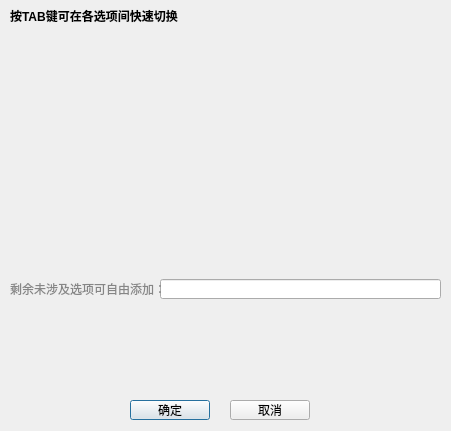
<?xml version="1.0" encoding="UTF-8"?>
<ui version="4.0">
 <class>GMT_psbasemap</class>
 <widget class="QDialog" name="GMT_psbasemap">
  <property name="geometry">
   <rect>
    <x>0</x>
    <y>0</y>
    <width>451</width>
    <height>431</height>
   </rect>
  </property>
  <property name="windowTitle">
   <string>Dialog</string>
  </property>
  <widget class="QWidget" name="verticalLayoutWidget">
   <property name="geometry">
    <rect>
     <x>10</x>
     <y>30</y>
     <width>431</width>
     <height>31</height>
    </rect>
   </property>
   <layout class="QVBoxLayout" name="J_Layout"/>
  </widget>
  <widget class="QLabel" name="label_2">
   <property name="geometry">
    <rect>
     <x>10</x>
     <y>7</y>
     <width>191</width>
     <height>16</height>
    </rect>
   </property>
   <property name="text">
    <string>&lt;html&gt;&lt;head/&gt;&lt;body&gt;&lt;p&gt;&lt;span style=&quot; font-weight:600;&quot;&gt;按TAB键可在各选项间快速切换&lt;/span&gt;&lt;/p&gt;&lt;/body&gt;&lt;/html&gt;</string>
   </property>
   <property name="textFormat">
    <enum>Qt::AutoText</enum>
   </property>
  </widget>
  <widget class="QWidget" name="verticalLayoutWidget_2">
   <property name="geometry">
    <rect>
     <x>10</x>
     <y>60</y>
     <width>431</width>
     <height>21</height>
    </rect>
   </property>
   <layout class="QVBoxLayout" name="R_Layout"/>
  </widget>
  <widget class="QWidget" name="verticalLayoutWidget_3">
   <property name="geometry">
    <rect>
     <x>10</x>
     <y>90</y>
     <width>431</width>
     <height>171</height>
    </rect>
   </property>
   <layout class="QVBoxLayout" name="B_Layout"/>
  </widget>
  <widget class="QPushButton" name="bok">
   <property name="geometry">
    <rect>
     <x>130</x>
     <y>400</y>
     <width>80</width>
     <height>20</height>
    </rect>
   </property>
   <property name="text">
    <string>确定</string>
   </property>
  </widget>
  <widget class="QPushButton" name="bexit">
   <property name="geometry">
    <rect>
     <x>230</x>
     <y>400</y>
     <width>80</width>
     <height>20</height>
    </rect>
   </property>
   <property name="text">
    <string>取消</string>
   </property>
  </widget>
  <widget class="QLineEdit" name="other_options">
   <property name="geometry">
    <rect>
     <x>160</x>
     <y>279</y>
     <width>281</width>
     <height>20</height>
    </rect>
   </property>
   <property name="text">
    <string/>
   </property>
  </widget>
  <widget class="QLabel" name="label_5">
   <property name="geometry">
    <rect>
     <x>10</x>
     <y>280</y>
     <width>161</width>
     <height>16</height>
    </rect>
   </property>
   <property name="text">
    <string>&lt;html&gt;&lt;head/&gt;&lt;body&gt;&lt;p&gt;&lt;span style=&quot; color:#868686;&quot;&gt;剩余未涉及选项可自由添加：&lt;/span&gt;&lt;/p&gt;&lt;/body&gt;&lt;/html&gt;</string>
   </property>
  </widget>
 </widget>
 <tabstops>
  <tabstop>other_options</tabstop>
  <tabstop>bok</tabstop>
  <tabstop>bexit</tabstop>
 </tabstops>
 <resources/>
 <connections/>
</ui>
